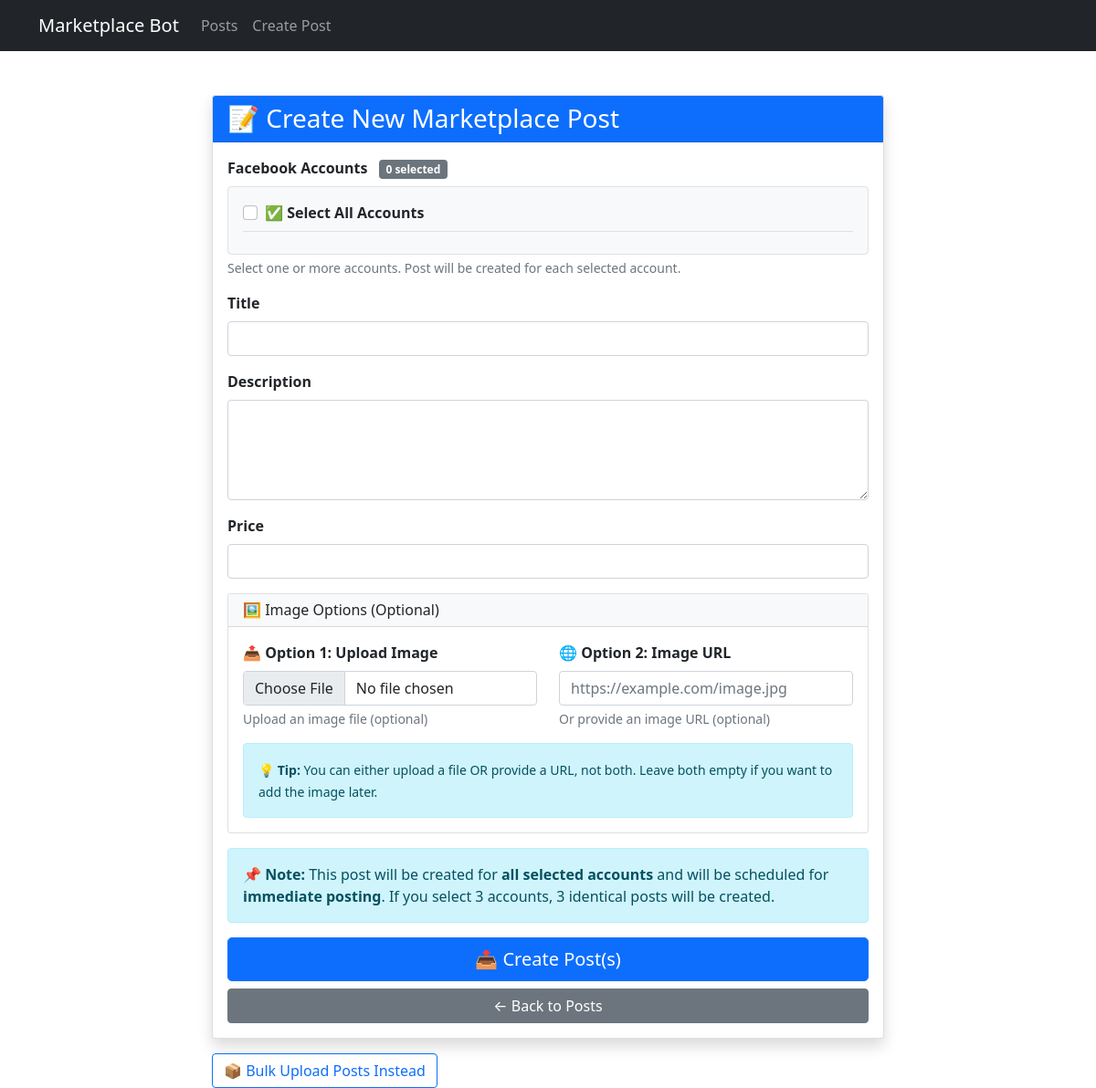
Before: /create/ with the older database file.
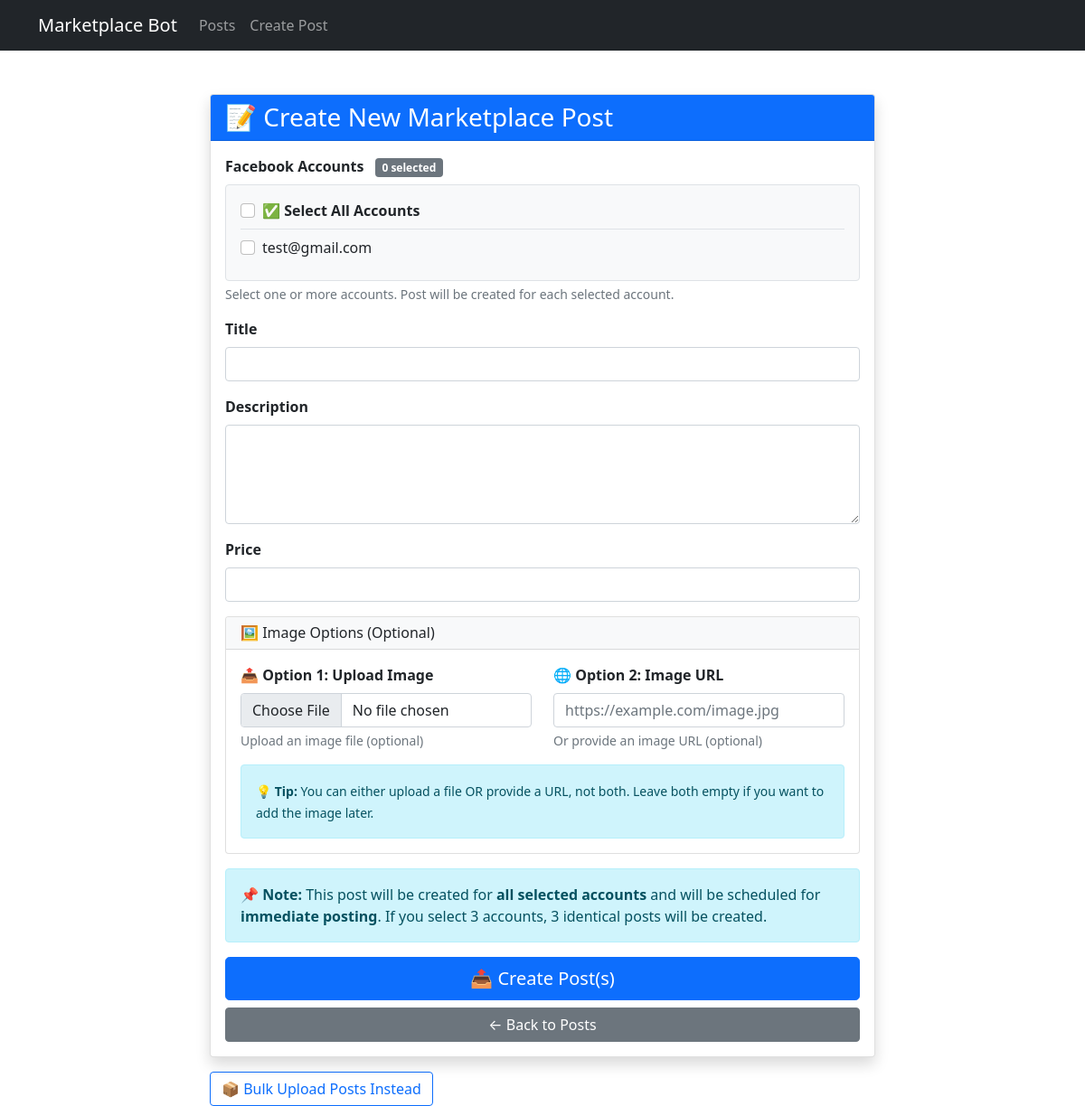
After: the same page with the newer database file.
### accounts/models.py (models this page shows, shortened)
class FacebookAccount(models.Model):
    user = models.ForeignKey(settings.AUTH_USER_MODEL, on_delete=models.CASCADE,
                             related_name='facebook_accounts', null=True, blank=True)
    email = models.EmailField()
    encrypted_password = models.TextField()  # Encrypted password storage
    session_cookie = models.TextField(blank=True, null=True)
    created_at = models.DateTimeField(auto_now_add=True)
    @property
    def password(self):
        """
        Property for backward compatibility.
        Allows accessing password like: account.password

        Returns:
            str: Decrypted password
        """
        return self.get_password()

### postings/views.py (the view)
# urls.py: path('create/', views.create_post, name='create_post'),
def create_post(request):
    if request.method == 'POST':
        form = MarketplacePostForm(request.POST, request.FILES)
        if form.is_valid():
            selected_accounts = form.cleaned_data['accounts']
            title = form.cleaned_data['title']
            description = form.cleaned_data['description']
            price = form.cleaned_data['price']
            image = form.cleaned_data.get('image')
            image_url = form.cleaned_data.get('image_url')
            image_content = None
            image_name = None
            if image:
                image.seek(0)  # Reset file pointer
                image_content = ContentFile(image.read())
                image_name = image.name
            elif image_url:
                try:
                    response = requests.get(image_url, timeout=10, stream=True)
                    if response.status_code == 200:
                        parsed_url = urlparse(image_url)
                        filename = os.path.basename(parsed_url.path)
                        if not filename or '.' not in filename:
                            filename = f"{title[:30].replace(' ', '_')}.jpg"
                        image_content = ContentFile(response.content)
                        image_name = filename
                    else:
                        messages.warning(
                            request,
                            f'⚠️ Failed to download image from URL (HTTP {response.status_code}). Posts created without images.'
                        )
                except requests.exceptions.RequestException as e:
                    messages.warning(
                        request,
                        f'⚠️ Error downloading image: {str(e)}. Posts created without images.'
                    )
            posts_created = 0
            for account in selected_accounts:
                post = MarketplacePost.objects.create(
                    account=account,
                    title=title,
                    description=description,
                    price=price,
                    scheduled_time=timezone.now(),  # Auto-set to now
                    posted=False
                )
                if image_content and image_name:
                    image_content.seek(0)
                    post.image.save(image_name, image_content, save=True)
                posts_created += 1
            messages.success(
                request,
                f'✅ Successfully created {posts_created} post(s) for {len(selected_accounts)} account(s)!'
            )
            return redirect('post_list')
    else:
        form = MarketplacePostForm()
    return render(request, 'postings/create_post.html', {'form': form})

### postings/templates/postings/create_post.html (shortened to what the changed rows need)
{% extends "base.html" %} {% block content %}
<div class="container mt-5">
  <div class="row">
    <div class="col-md-8 offset-md-2">
      <div class="card shadow">
        <div class="card-body">
          <form method="post" enctype="multipart/form-data" id="createPostForm">
            <div class="mb-3">
              <div class="border rounded p-3 bg-light">
                {% for account in form.accounts.field.queryset %}
                <div class="form-check mb-2">
                  <input
                    class="form-check-input account-checkbox"
                    type="checkbox"
                    name="accounts"
                    value="{{ account.pk }}"
                    id="account_{{ account.pk }}"
                  />
                  <label
                    class="form-check-label"
                    for="account_{{ account.pk }}"
                  >
                    {{ account.email }}
                  </label>
                </div>
                {% endfor %}
              </div>
            </div>
          </form>
        </div>
      </div>
    </div>
  </div>
</div>
{% endblock %}

Changed rows visible on the page:
added FacebookAccount: email "test@gmail.com"
